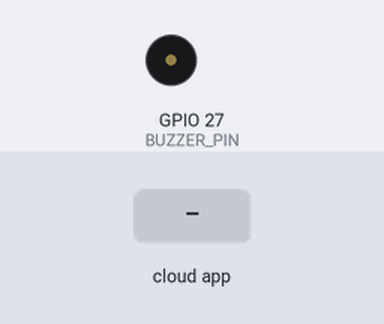
Recording of a sketch running on a simulated ESP32. Shown: buzzer (waves = sounding). The test bench sets the inputs (shaded band). The ROS host is connected and sends only what is stated.

Above: at 3.2 s.
3.3 s: the phone or cloud app sets buzzer to 1
At 3.7 s:
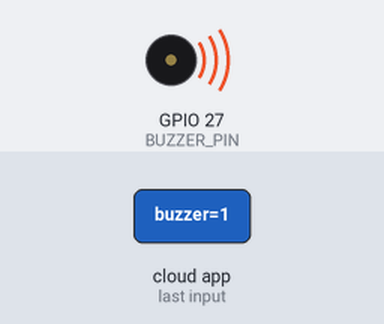
4.8 s: the phone or cloud app sets buzzer to 0
At 5.7 s:
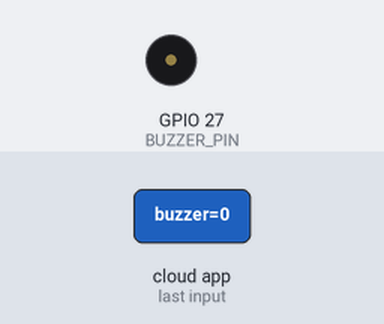
Timing chart, 0 to 7.8 s (numbered marks = the images above; inputs shaded):
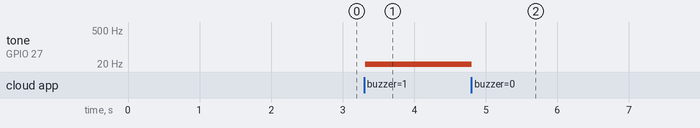

The sketch:

buzzer.ino
```cpp
/*
 * buzzer.ino — kontrol buzzer via ROS2
 *
 * Subscribe ke topic /buzzer (Int32)
 * 0    → mati
 * >0   → bunyi dengan frekuensi (Hz)
 *
 * Board: Arduino UNO / ESP32
 *
 * KONEKSI FISIK:
 *
 *   Komponen       | Arduino UNO      | ESP32
 *   ------------------------------------------------
 *   (+) positif    | D5 (PWM)         | D27 (PWM)     (Merah →)
 *   (-) negatif    | GND              | GND           (Hitam)
 *
 *   Lihat wiring.md untuk diagram lengkap.
 */

// ═══════════════════════════════════════════════════════════════
// PENJELASAN DATA STRUCTURE — micro-ROS
// ═══════════════════════════════════════════════════════════════
//
// Berikut adalah data structure inti micro-ROS yang dipakai:
//
// 1. rcl_node_t
//    - Struktur yang merepresentasikan node ROS2 di C/C++.
//    - Setiap node punya nama unik (contoh: "led_node").
//    - Semua komunikasi ROS2 (pub/sub) terikat pada node.
//
// 2. rcl_publisher_t
//    - Struktur untuk MENGIRIM data ke topic ROS2.
//    - Diinisialisasi dengan rclc_publisher_init_default().
//    - Parameter: tipe pesan, nama topic, node.
//    - Method: rcl_publish() — kirim data.
//
// 3. rcl_subscription_t
//    - Struktur untuk MENERIMA data dari topic ROS2.
//    - Diinisialisasi dengan rclc_subscription_init_default().
//    - Parameter: tipe pesan, nama topic, callback function.
//    - Callback dipanggil OTOMATIS saat ada data masuk.
//
// 4. rclc_executor_t
//    - Struktur yang mengatur eksekusi callback.
//    - "Jantung" program micro-ROS — mirip rclpy.spin() di Python.
//    - Method: rclc_executor_spin_some() — proses callback yang pending.
//    - WAJIB ditambahkan publisher/subscriber/timer dengan add_*().
//
// 5. rclc_support_t
//    - Struktur untuk inisialisasi micro-ROS.
//    - Wajib dipanggil PERTAMA KALI di setup().
//    - rclc_support_init() — siapkan memory, allocator, dll.
//
// 6. rcl_allocator_t
//    - Struktur alokator memori untuk ROS2.
//    - rcl_get_default_allocator() — pakai default (heap).
//    - Digunakan saat inisialisasi node, publisher, subscriber.
//
// 7. rcl_timer_t
//    - Struktur timer untuk eksekusi periodik.
//    - rclc_timer_init_default() — buat timer dengan interval ms.
//    - Callback dipanggil setiap interval.
//
// 8. std_msgs__msg__*
//    - Tipe pesan ROS2 standar di C:
//      Bool    → bool data        (true/false)
//      Int32   → int32_t data     (angka bulat)
//      Float32 → float data       (angka desimal)
//      Float64 → double data      (angka desimal presisi ganda)
//      String  → char[] data      (teks)
//════════════════════════════════════════════════════════════════


#include <micro_ros_arduino.h>  // Library micro-ROS untuk Arduino — menghubungkan Arduino ke ROS2
#include <rcl/rcl.h>            // Library ROS2 Client Library — API inti ROS2 di C
#include <rclc/rclc.h>          // Library RCLC — helper untuk memudahkan inisialisasi ROS2
#include <rclc/executor.h>      // Library executor RCLC — menjalankan callback secara periodik
#include <std_msgs/msg/int32.h> // Tipe pesan Int32 (integer 32-bit) — untuk frekuensi buzzer

#if defined(ESP32)             // Dual board support: cek apakah board adalah ESP32
  #define BUZZER_PIN 27        // Pin GPIO 27 untuk ESP32
#else                           // Jika bukan ESP32, berarti Arduino UNO
  #define BUZZER_PIN 5         // Pin digital 5 untuk Arduino UNO
#endif

rclc_executor_t executor;         // Executor — mengelola eksekusi callback ROS2
rclc_support_t support;           // Support structure — wadah inisialisasi ROS2
rcl_allocator_t allocator;        // Allocator — pengelola memori ROS2
rcl_node_t node;                  // Node — entitas utama ROS2 untuk komunikasi
rcl_subscription_t subscriber;    // Subscriber — penerima pesan dari topic
std_msgs__msg__Int32 msg;         // Variabel pesan Int32 — menampung nilai frekuensi
int current_freq = 0;             // Frekuensi buzzer saat ini (0 = mati)

void subscription_callback(const void *msgin) {       // Callback — dipanggil otomatis saat ada pesan masuk
  const std_msgs__msg__Int32 *msg = (const std_msgs__msg__Int32 *)msgin;  // Cast pointer ke tipe Int32
  current_freq = msg->data;                           // Simpan frekuensi dari pesan

  if (current_freq <= 0) {                            // Jika 0 atau negatif, matikan buzzer
    noTone(BUZZER_PIN);                               // Hentikan tone
    digitalWrite(BUZZER_PIN, LOW);                    // Pastikan pin LOW
  } else {                                            // Jika > 0, bunyikan dengan frekuensi tersebut
    tone(BUZZER_PIN, current_freq);                   // tone() → menghasilkan gelombang PWM suara
  }
}

void setup() {                                     // setup() — dijalankan sekali saat board menyala / reset
  pinMode(BUZZER_PIN, OUTPUT);                     // Set pin buzzer sebagai OUTPUT (mengirim sinyal)
  digitalWrite(BUZZER_PIN, LOW);                   // Pastikan buzzer mati saat awal

  Serial.begin(115200);                            // Inisialisasi Serial USB dengan baud rate 115200
  set_microros_serial_transports(Serial);          // Hubungkan micro-ROS ke Serial USB sebagai transport
  delay(2000);                                     // Tunggu 2 detik agar micro-ROS siap

  allocator = rcl_get_default_allocator();         // Dapatkan memory allocator default ROS2
  rclc_support_init(&support, 0, NULL, &allocator);// Inisialisasi ROS2 support structure
  rclc_node_init_default(&node, "buzzer_node", "", &support);  // Buat node ROS2 bernama "buzzer_node"

  rclc_subscription_init_default(                 // Inisialisasi subscriber untuk topic "buzzer"
    &subscriber,
    &node,
    ROSIDL_GET_MSG_TYPE_SUPPORT(std_msgs, msg, Int32),  // Dapatkan type support untuk pesan Int32
    "buzzer"                                      // Nama topic yang akan di-subscribe
  );

  rclc_executor_init(&executor, &support, 1, &allocator);  // Buat executor dengan 1 callback
  rclc_executor_add_subscription(                 // Daftarkan subscriber ke executor
    &executor, &subscriber, &msg,
    &subscription_callback, ON_NEW_DATA           // Callback dipanggil hanya saat ada data baru
  );
}

void loop() {                                                       // loop() — dijalankan terus-menerus setelah setup()
  rclc_executor_spin_some(&executor, RCL_MS_TO_NS(100));           // Proses callback ROS2 yang masuk (timeout 100ms)
  delay(10);                                                        // Delay kecil agar CPU tidak 100%
}
```

Measured:
- after the input at 3.3 s, tone on GPIO 27 (BUZZER_PIN): silent → 1 Hz at once
- after the input at 4.8 s, tone on GPIO 27 (BUZZER_PIN): 1 Hz → silent at once
